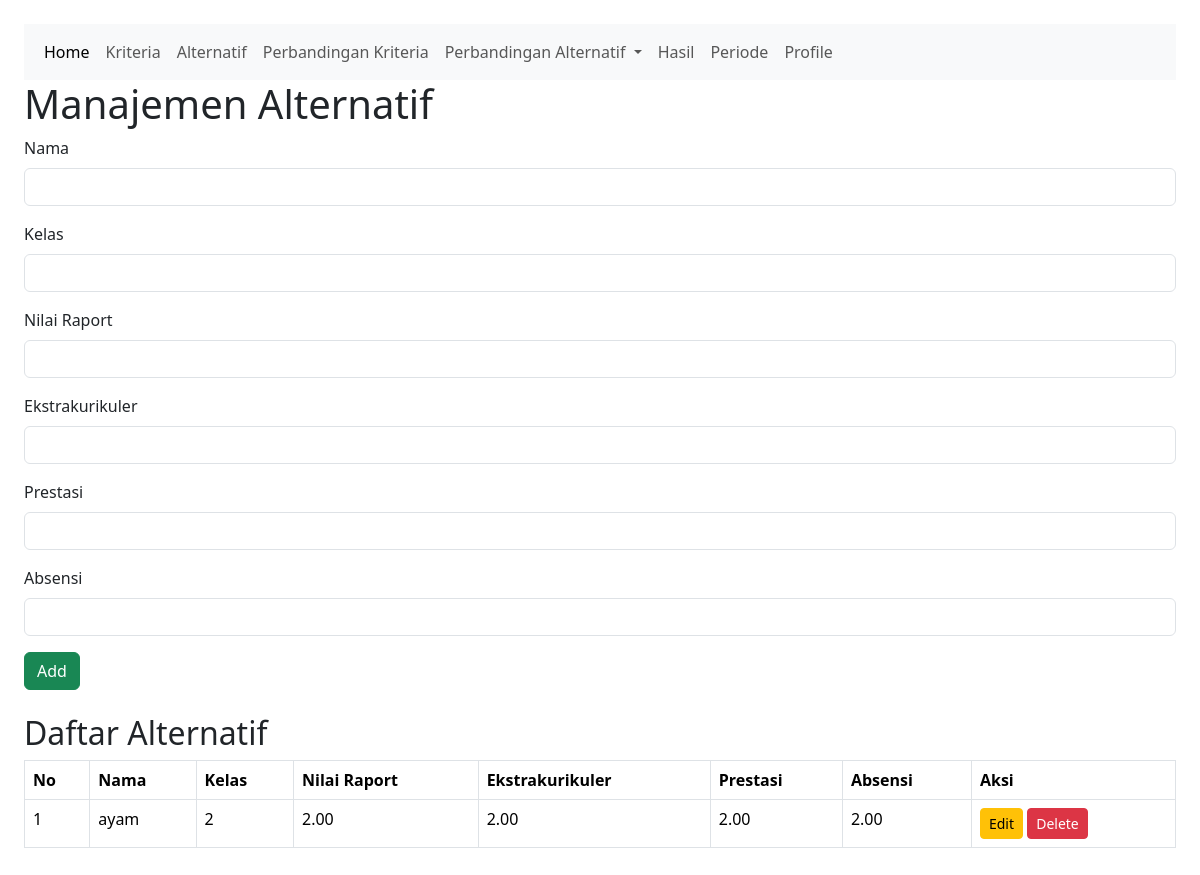
The app's page /alternatif/alternatif.php with its own data.
### tables this page shows
CREATE TABLE `alternatif` (
  `id_alternatif` int(11) NOT NULL,
  `nama` varchar(255) DEFAULT NULL,
  `kelas` int(11) DEFAULT NULL,
  `nilai_raport` decimal(5,2) DEFAULT NULL,
  `extrakurikuler` decimal(5,2) DEFAULT NULL,
  `prestasi` decimal(5,2) DEFAULT NULL,
  `absensi` decimal(5,2) DEFAULT NULL
);

### alternatif/alternatif.php (the view, shortened to what this page needs)
<?php
include '../navbar.php';
include '../config.php';
$sql = "SELECT * FROM alternatif";
$result = $conn->query($sql);
?>
<!DOCTYPE html>
<html lang="en">
<head>
    <link href="https://cdn.jsdelivr.net/npm/bootstrap@5.3.3/dist/css/bootstrap.min.css" rel="stylesheet">
</head>
<body class="p-4">
    <h1>Manajemen Alternatif</h1>
    <form action="alternatif.php" method="post">
        <div class="mb-3">
            <label for="nama" class="form-label">Nama</label>
            <input type="text" name="nama" id="nama" class="form-control" value="<?= isset($alternatif) ? $alternatif['nama'] : '' ?>" required>
        </div>
        <div class="mb-3">
            <label for="kelas" class="form-label">Kelas</label>
            <input type="text" name="kelas" id="kelas" class="form-control" value="<?= isset($alternatif) ? $alternatif['kelas'] : '' ?>" required>
        </div>
        <div class="mb-3">
            <label for="nilai_raport" class="form-label">Nilai Raport</label>
            <input type="number" name="nilai_raport" id="nilai_raport" class="form-control" value="<?= isset($alternatif) ? $alternatif['nilai_raport'] : '' ?>" required>
        </div>
        <div class="mb-3">
            <label for="extrakurikuler" class="form-label">Ekstrakurikuler</label>
            <input type="number" name="extrakurikuler" id="extrakurikuler" class="form-control" value="<?= isset($alternatif) ? $alternatif['extrakurikuler'] : '' ?>" required>
        </div>
        <div class="mb-3">
            <label for="prestasi" class="form-label">Prestasi</label>
            <input type="number" name="prestasi" id="prestasi" class="form-control" value="<?= isset($alternatif) ? $alternatif['prestasi'] : '' ?>" required>
        </div>
        <div class="mb-3">
            <label for="absensi" class="form-label">Absensi</label>
            <input type="number" name="absensi" id="absensi" class="form-control" value="<?= isset($alternatif) ? $alternatif['absensi'] : '' ?>" required>
        </div>
        <?php if (isset($alternatif)): ?>
            <button type="submit" name="edit_alternatif" class="btn btn-primary">Update</button>
            <a href="alternatif.php" class="btn btn-secondary">Cancel</a>
        <?php else: ?>
            <button type="submit" name="add_alternatif" class="btn btn-success">Add</button>
        <?php endif; ?>
    </form>
    <h2 class="mt-4">Daftar Alternatif</h2>
    <table class="table table-bordered">
        <thead>
            <tr>
                <th>No</th>
                <th>Nama</th>
                <th>Kelas</th>
                <th>Nilai Raport</th>
                <th>Ekstrakurikuler</th>
                <th>Prestasi</th>
                <th>Absensi</th>
                <th>Aksi</th>
            </tr>
        </thead>
        <tbody>
            <?php
            $no = 1;
            while ($row = $result->fetch_assoc()): ?>
                <tr>
                    <td><?= $no++ ?></td>
                    <td><?= $row['nama'] ?></td>
                    <td><?= $row['kelas'] ?></td>
                    <td><?= $row['nilai_raport'] ?></td>
                    <td><?= $row['extrakurikuler'] ?></td>
                    <td><?= $row['prestasi'] ?></td>
                    <td><?= $row['absensi'] ?></td>
                    <td>
                        <a href="alternatif.php?edit=<?= $row['id_alternatif'] ?>" class="btn btn-warning btn-sm">Edit</a>
                        <a href="alternatif.php?delete=<?= $row['id_alternatif'] ?>" class="btn btn-danger btn-sm">Delete</a>
                    </td>
                </tr>
            <?php endwhile; ?>
        </tbody>
    </table>
</body>
</html>

### records on screen
alternatif: nama "ayam", kelas "2", nilai_raport "2.00", extrakurikuler "2.00", prestasi "2.00", absensi "2.00"
